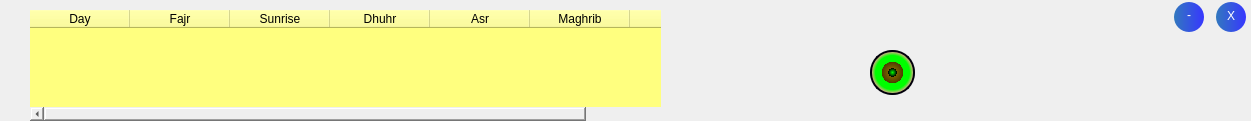
   <widget class="QFrame" name="frame_2">
    <property name="geometry">
     <rect>
      <x>-1</x>
      <y>0</y>
      <width>1251</width>
      <height>121</height>
     </rect>
    </property>
    <property name="styleSheet">
     <string notr="true">
border:0px;</string>
    </property>
    <property name="frameShape">
     <enum>QFrame::StyledPanel</enum>
    </property>
    <property name="frameShadow">
     <enum>QFrame::Raised</enum>
    </property>
    <widget class="QPushButton" name="closeButton">
     <property name="geometry">
      <rect>
       <x>1216</x>
       <y>2</y>
       <width>30</width>
       <height>30</height>
      </rect>
     </property>
     <property name="minimumSize">
      <size>
       <width>30</width>
       <height>30</height>
      </size>
     </property>
     <property name="maximumSize">
      <size>
       <width>30</width>
       <height>30</height>
      </size>
     </property>
     <property name="cursor">
      <cursorShape>PointingHandCursor</cursorShape>
     </property>
     <property name="styleSheet">
      <string notr="true">

   QPushButton{   
background-color: qlineargradient(spread:pad, x1:0, y1:0, x2:1, y2:0, stop:0 rgba(50, 120, 190, 255), stop:1 rgba(55, 55, 255, 255));    
        color: white;
        font-family: 'shanti';        
	    font: 75 15pt &quot;MS Shell Dlg 2&quot;;
        border-radius: 15px;
padding-top:-2px;
}
           QPushButton:hover{
            background: '#ff4444';
            color: white;
            font: 75 15pt &quot;MS Shell Dlg 2&quot;;
border-radius: 15px;
        }</string>
     </property>
     <property name="text">
      <string>X</string>
     </property>
     <property name="iconSize">
      <size>
       <width>24</width>
       <height>24</height>
      </size>
     </property>
    </widget>
    <widget class="QPushButton" name="minimizeButton">
     <property name="geometry">
      <rect>
       <x>1174</x>
       <y>2</y>
       <width>30</width>
       <height>30</height>
      </rect>
     </property>
     <property name="sizePolicy">
      <sizepolicy hsizetype="Minimum" vsizetype="Fixed">
       <horstretch>30</horstretch>
       <verstretch>30</verstretch>
      </sizepolicy>
     </property>
     <property name="minimumSize">
      <size>
       <width>30</width>
       <height>30</height>
      </size>
     </property>
     <property name="cursor">
      <cursorShape>PointingHandCursor</cursorShape>
     </property>
     <property name="styleSheet">
      <string notr="true">   QPushButton{   
background-color: qlineargradient(spread:pad, x1:0, y1:0, x2:1, y2:0, stop:0 rgba(50, 120, 190, 255), stop:1 rgba(55, 55, 255, 255));      
        color: white;
        font-family: 'shanti';        
	    font: 75 28pt &quot;MS Shell Dlg 2&quot;;
        border-radius: 15px;
padding-top:-5px;
}
           QPushButton:hover{
            background: '#00ff00';
            color: white;
            font: 75 28pt &quot;MS Shell Dlg 2&quot;;
border-radius: 15px;
        }</string>
     </property>
     <property name="text">
      <string>-</string>
     </property>
     <property name="iconSize">
      <size>
       <width>24</width>
       <height>24</height>
      </size>
     </property>
    </widget>
    <widget class="QFrame" name="frame_3">
     <property name="geometry">
      <rect>
       <x>20</x>
       <y>10</y>
       <width>641</width>
       <height>111</height>
      </rect>
     </property>
     <property name="frameShape">
      <enum>QFrame::StyledPanel</enum>
     </property>
     <property name="frameShadow">
      <enum>QFrame::Raised</enum>
     </property>
     <widget class="QTableWidget" name="tabledetails">
      <property name="geometry">
       <rect>
        <x>10</x>
        <y>0</y>
        <width>661</width>
        <height>111</height>
       </rect>
      </property>
      <property name="styleSheet">
       <string notr="true">background-color: rgb(255, 255, 127);</string>
      </property>
      <column>
       <property name="text">
        <string>Day</string>
       </property>
      </column>
      <column>
       <property name="text">
        <string>Fajr</string>
       </property>
      </column>
      <column>
       <property name="text">
        <string>Sunrise</string>
       </property>
      </column>
      <column>
       <property name="text">
        <string>Dhuhr</string>
       </property>
      </column>
      <column>
       <property name="text">
        <string>Asr</string>
       </property>
      </column>
      <column>
       <property name="text">
        <string>Maghrib</string>
       </property>
      </column>
      <column>
       <property name="text">
        <string>Isha</string>
       </property>
      </column>
     </widget>
    </widget>
    <widget class="QPushButton" name="Load_btn">
     <property name="geometry">
      <rect>
       <x>870</x>
       <y>50</y>
       <width>45</width>
       <height>45</height>
      </rect>
     </property>
     <property name="minimumSize">
      <size>
       <width>45</width>
       <height>45</height>
      </size>
     </property>
     <property name="maximumSize">
      <size>
       <width>45</width>
       <height>45</height>
      </size>
     </property>
     <property name="font">
      <font>
       <family>MS Shell Dlg 2</family>
       <pointsize>13</pointsize>
       <weight>9</weight>
       <italic>false</italic>
       <bold>false</bold>
      </font>
     </property>
     <property name="styleSheet">
      <string notr="true">
QPushButton{
	padding: 20px 10px;
	 
	
	background-color: qradialgradient(spread:pad, cx:0.5, cy:0.5, radius:0.5, fx:0.5, fy:0.5, stop:0 rgba(0, 255, 0, 255), stop:0.2 rgba(0, 0, 0, 255), stop:0.202312 rgba(122, 97, 0, 255), stop:0.495514 rgba(76, 58, 0, 255), stop:0.504819 rgba(0, 255, 0, 255), stop:0.79 rgba(0, 255, 0, 255), stop:1 rgba(255, 158, 158, 255));
border:2px solid rgb(0,0,10);
	

	border-radius: 22px;
	
	font: 75 13pt &quot;MS Shell Dlg 2&quot;;
}
QPushButton:hover{
border-radius: 22px;
	
	background-color: rgb(0, 255, 0);
font: 10pt &quot;PT Simple Bold Ruled&quot;;

}
QPushButton:pressed {
	border-radius: 22px;
	border-bottom: 2px solid rgb(255, 165, 24);
}</string>
     </property>
     <property name="text">
      <string/>
     </property>
    </widget>
   </widget>
